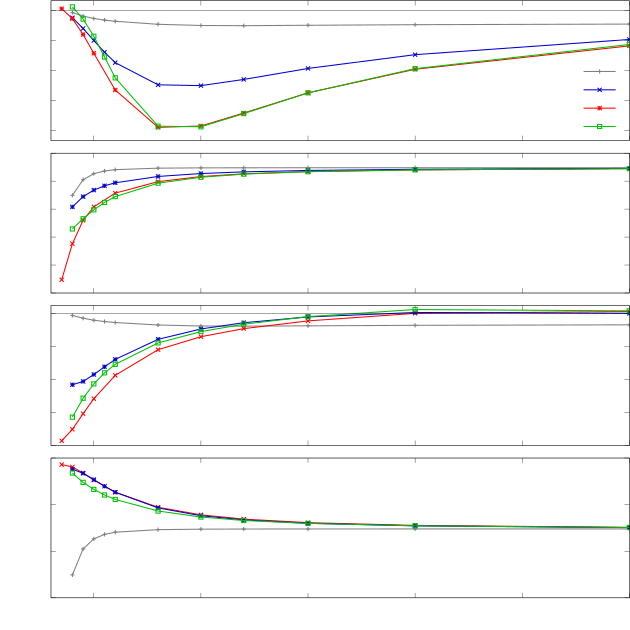

Generate this figure with gnuplot:
reset
set terminal cairolatex size 16cm,16cm 
set output 'scan_all.tex'

# Multiplot layout setup
set multiplot layout 4,1 margins 0.08,1,0.05,1 spacing 0,0.02

# First plot
#set xlabel 'Distance (\AA)'
set ylabel 'Energy (meV)' offset -1,0
set yrange [-65:5]
set xrange [3:30]
set xtics format ''
set ytics 15 format '%.0f'
linew=3
set pointsize 0.5
set key bottom right spacing 1.5
set label "DBS Opposing" at graph 0.5, graph 0.1 center

p 'CH4.dat' u 1:($4*1000) w lp lw linew lc rgb "grey50" title '$\mathrm{CH}_2$', \
    'NH3_Hfirst.dat' u 1:($4*1000) w lp lw linew lc rgb "medium-blue" title '$\mathrm{NH}_3$', \
    'H2O_Hfirst.dat' u 1:($4*1000) w lp lw linew lc rgb "red" title '$\mathrm{H}_2\mathrm{O}$', \
    'HF_Hfirst.dat' u 1:($4*1000) w lp lw linew lc rgb "web-green" title '$\mathrm{HF}$', \
    0 w l lw 1 lc rgb "black" notitle

# Second plot
set ylabel 'Energy (eV)' offset 0,0
set yrange [-2.6:-1.6]
set xrange [3:30]
set ytics 0.2 format "%.1f"
#set xtics format
#set xlabel 'Distance (\AA)'
unset label
unset key
set label "VBS Opposing" at graph 0.5, graph 0.1 center

p 'CH4.dat' u 1:($3) w lp lw linew lc rgb "grey50" notitle, \
    'H2O_Hfirst.dat' u 1:($3) w lp lw linew lc rgb "red" notitle, \
    'NH3_Hfirst.dat' u 1:($3) w lp lw linew lc rgb "medium-blue" notitle, \
    'HF_Hfirst.dat' u 1:($3) w lp lw linew lc rgb "web-green" notitle

# THIRD plot
#set xlabel 'Distance (\AA)'
set ylabel 'Energy (meV)' offset -1,0
set yrange [-80:5]
set xrange [3:30]
set ytics 20 format '%.0f'
set xtics format ''
linew=3
set pointsize 0.5
unset key
unset label
set label "DBS Parallel" at graph 0.5, graph 0.1 center

p 'CH4.dat' u 1:($4*1000) w lp lw linew lc rgb "grey50" notitle, \
    'H2O_Ofirst.dat' u 1:($4*1000) w lp lw linew lc rgb "red" notitle, \
    'NH3_Nfirst.dat' u 1:($4*1000) w lp lw linew lc rgb "medium-blue" notitle, \
    'HF_Ffirst.dat' u 1:($4*1000) w lp lw linew lc rgb "web-green" notitle, \
    0 w l lw 1 lc rgb "black" notitle

# Fourth plot
set ylabel 'Energy (eV)' offset 0,0
set yrange [-2:-1.4]
set xrange [3:30]
set ytics 0.2 format '%.1f'
unset label
set xtics format
set xlabel 'Distance (\AA)'
set label "VBS Parallel" at graph 0.5, graph 0.1 center

p 'CH4.dat' u 1:($3) w lp lw linew lc rgb "grey50" notitle, \
    'H2O_Ofirst.dat' u 1:($3) w lp lw linew lc rgb "red" notitle, \
    'NH3_Nfirst.dat' u 1:($3) w lp lw linew lc rgb "medium-blue" notitle, \
    'HF_Ffirst.dat' u 1:($3) w lp lw linew lc rgb "web-green" notitle


unset multiplot
set output
set terminal pop
